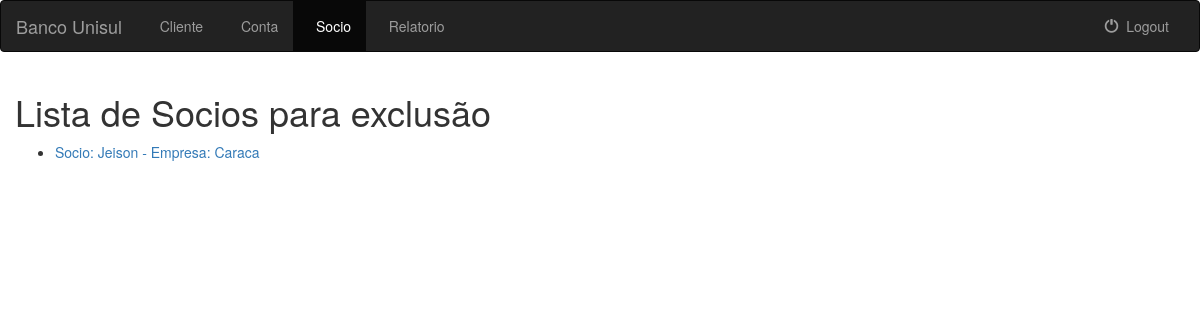
/listaclientespjexclui/ (signed in), run on an earlier commit of the app's database.
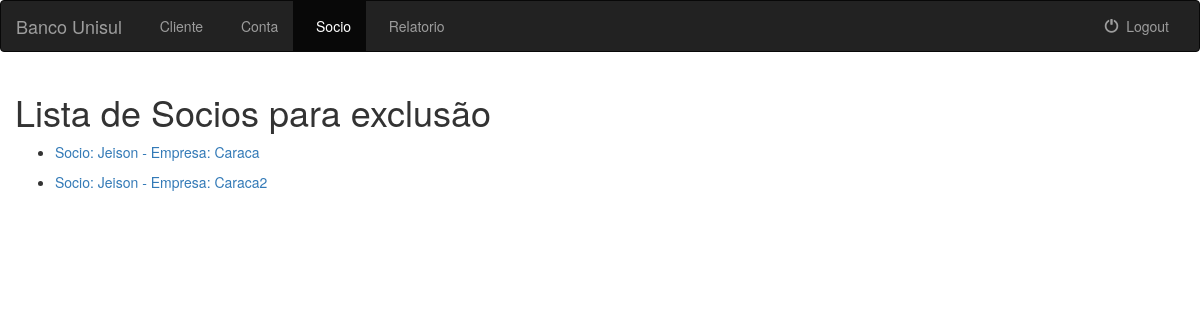
And on a later commit of the database.
### banco_unisul/models.py (models this page shows, shortened)
class Socio(models.Model):
    cliente = models.ForeignKey(ClientePF, on_delete=models.CASCADE)
    empresa = models.ForeignKey(ClientePJ, on_delete=models.CASCADE)
    class Meta:
        unique_together = (('cliente', 'empresa'),)
    def __str__(self):
        return 'Socio: ' + self.cliente.nome + ' - Empresa: ' + self.empresa.nome

class Cliente(models.Model):
    nome = models.CharField(max_length=200)
    endereco = models.CharField(max_length=200)
    class META:
        abstract = True

### banco_unisul/views.py (the view)
# urls.py: url(r'^listaclientespjexclui/$', views.SocioExclusao.as_view(), name='listaclientespjexclui'),
class SocioExclusao(LoginRequiredMixin, generic.ListView):
    model = Socio
    template_name = 'banco_unisul/listaexcluisocio.html'
    context_object_name = 'todos_socios'
    def get_queryset(self):
        return Socio.objects.all().select_related("cliente")

### templates/banco_unisul/listaexcluisocio.html (shortened to what this page needs)
{% extends 'banco_unisul/baseinterno.html' %}
{% block cad_socio %}active{% endblock %}
{% block body %}
    {% if todos_socios %}
        <h1 class="col-sm-12">Lista de Socios para exclusão</h1>
        {% for socio in todos_socios %}
            <div class="col-sm-10">
                <ul>
                    <li><a href="{% url 'banco_unisul:exc_socio-delete' socio.id %}">{{ socio }}</a></li>
                </ul>
            </div>
        {% endfor %}
    {% else %}
        <div>
            <h2>
                Não existe sócios cadastrados.
            </h2>
        </div>
    {% endif %}
{% endblock %}

What changed in the data, as far as the page shows it:
added Socio: cliente+empresa "Socio: Jeison - Empresa: Caraca2"
